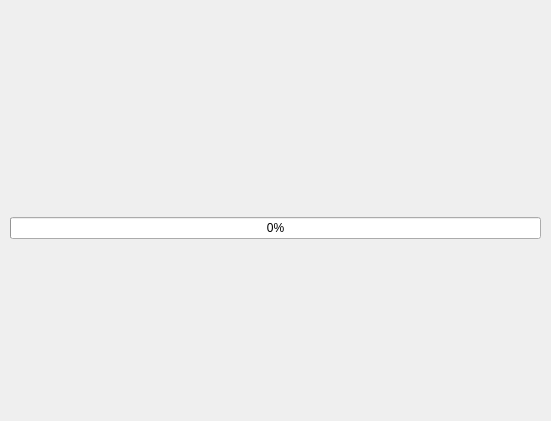
<?xml version="1.0" encoding="UTF-8"?>
<ui version="4.0">
 <class>tribeProgressWidget</class>
 <widget class="QWidget" name="tribeProgressWidget">
  <property name="geometry">
   <rect>
    <x>0</x>
    <y>0</y>
    <width>551</width>
    <height>421</height>
   </rect>
  </property>
  <property name="windowTitle">
   <string/>
  </property>
  <layout class="QVBoxLayout" name="verticalLayout">
   <property name="spacing">
    <number>20</number>
   </property>
   <property name="margin">
    <number>10</number>
   </property>
   <item>
    <spacer name="verticalSpacer">
     <property name="orientation">
      <enum>Qt::Vertical</enum>
     </property>
     <property name="sizeHint" stdset="0">
      <size>
       <width>20</width>
       <height>124</height>
      </size>
     </property>
    </spacer>
   </item>
   <item>
    <widget class="QLabel" name="label">
     <property name="text">
      <string/>
     </property>
     <property name="alignment">
      <set>Qt::AlignCenter</set>
     </property>
    </widget>
   </item>
   <item>
    <widget class="QProgressBar" name="progressBar">
     <property name="value">
      <number>0</number>
     </property>
    </widget>
   </item>
   <item>
    <spacer name="verticalSpacer_2">
     <property name="orientation">
      <enum>Qt::Vertical</enum>
     </property>
     <property name="sizeHint" stdset="0">
      <size>
       <width>20</width>
       <height>124</height>
      </size>
     </property>
    </spacer>
   </item>
  </layout>
 </widget>
 <resources/>
 <connections/>
</ui>
